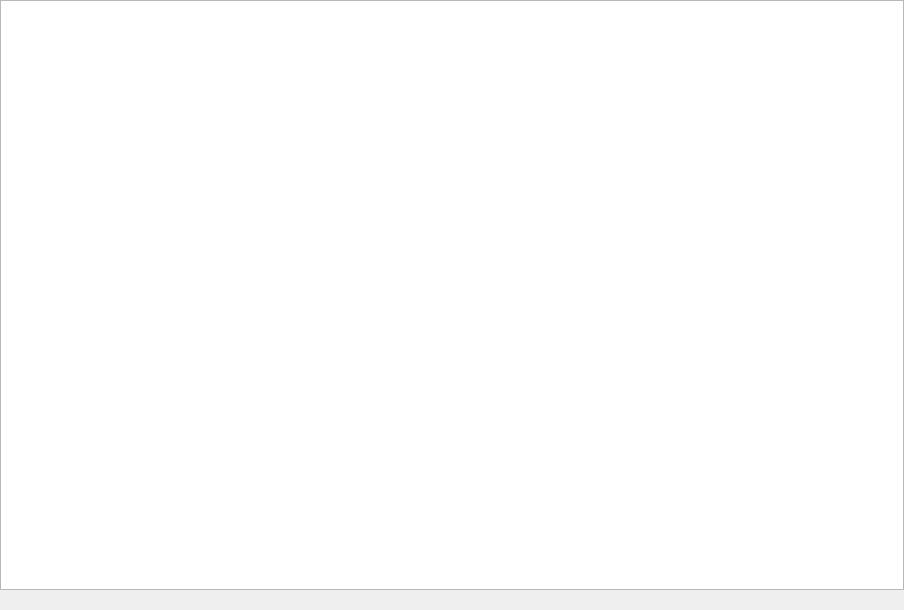
<?xml version="1.0" encoding="UTF-8"?>
<ui version="4.0">
 <class>SessionWidget</class>
 <widget class="QWidget" name="SessionWidget">
  <property name="geometry">
   <rect>
    <x>0</x>
    <y>0</y>
    <width>904</width>
    <height>610</height>
   </rect>
  </property>
  <property name="windowTitle">
   <string>Form</string>
  </property>
  <layout class="QVBoxLayout" name="verticalLayout">
   <property name="leftMargin">
    <number>0</number>
   </property>
   <property name="topMargin">
    <number>0</number>
   </property>
   <property name="rightMargin">
    <number>0</number>
   </property>
   <property name="bottomMargin">
    <number>0</number>
   </property>
   <item>
    <widget class="SessionView" name="sessionView"/>
   </item>
   <item>
    <widget class="QLabel" name="dataRate">
     <property name="text">
      <string/>
     </property>
    </widget>
   </item>
  </layout>
 </widget>
 <customwidgets>
  <customwidget>
   <class>SessionView</class>
   <extends>QListView</extends>
   <header>sessionview.h</header>
  </customwidget>
 </customwidgets>
 <resources/>
 <connections/>
</ui>
